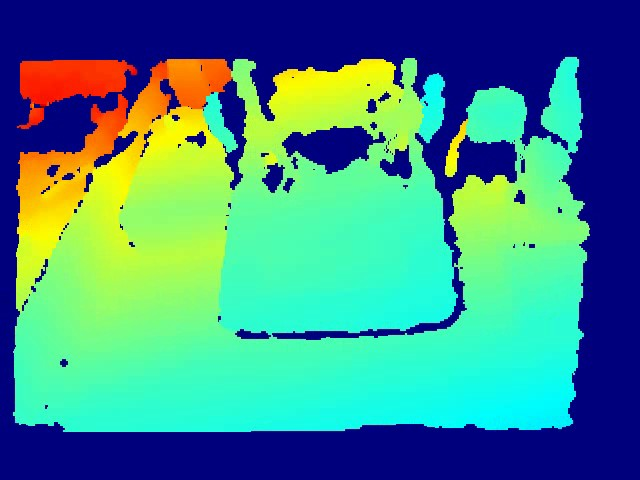
#> input picture data/dataset/images/test/first_person_复杂长操作_normal_correct_001__depth__f000030__5c4b40bb.jpg, 640 x 480 px
$ python -i camera.py   (imports and definitions only)
#> lines starting #> are read from the running program, lines starting #| are printed output that depends on the picture
from __future__ import annotations

import logging
import time
from typing import Any, Optional

import cv2
import numpy as np
try:
    from pyorbbecsdk import (
        AlignFilter,
        Config,
        Context,
        OBAlignMode,
        OBError,
        OBFormat,
        OBPropertyID,
        OBSensorType,
        OBStreamType,
        Pipeline,
    )
    _SDK_IMPORT_ERROR: Exception | None = None
except Exception as exc:  # pragma: no cover - exercised only in SDK-missing environments
    _SDK_IMPORT_ERROR = exc

    class _DummyEnum:
        RGB = "RGB"
        BGR = "BGR"
        MJPG = "MJPG"
        YUYV = "YUYV"
        NV12 = "NV12"
        NV21 = "NV21"
        UYVY = "UYVY"
        Y16 = "Y16"
        DISABLE = "DISABLE"
        COLOR_SENSOR = "COLOR_SENSOR"
        DEPTH_SENSOR = "DEPTH_SENSOR"
        COLOR_STREAM = "COLOR_STREAM"

    class _DummyFilter:
        def __init__(self, *args, **kwargs) -> None:
            raise RuntimeError(f"pyorbbecsdk unavailable: {_SDK_IMPORT_ERROR}")

    AlignFilter = _DummyFilter  # type: ignore[assignment]
    Config = Context = OBError = OBPropertyID = OBSensorType = OBStreamType = Pipeline = object  # type: ignore[assignment]
    OBFormat = OBAlignMode = _DummyEnum()  # type: ignore[assignment]

from .config import CameraConfig
from .models import VideoFrame

LOG = logging.getLogger(__name__)


# [23 lines left out: functions list_connected_cameras, _reshape_u8, not called in this run]


def _frame_to_image(frame) -> Optional[tuple[np.ndarray, str]]:
    width = frame.get_width()
    height = frame.get_height()
    color_format = frame.get_format()
    raw = frame.get_data()
    try:
        data = np.frombuffer(raw, dtype=np.uint8)
    except TypeError:
        data = np.asarray(raw, dtype=np.uint8).reshape(-1)
    if color_format == OBFormat.RGB:
        image = _reshape_u8(data, width * height * 3, (height, width, 3))
        if image is None:
            return None
        # Keep RGB as-is to avoid per-frame color-space conversion cost.
        return image, "RGB8"
    if color_format == OBFormat.BGR:
        image = _reshape_u8(data, width * height * 3, (height, width, 3))
        if image is None:
            return None
        return image, "BGR8"
    if color_format == OBFormat.MJPG:
        image = cv2.imdecode(data, cv2.IMREAD_COLOR)
        if image is None:
            return None
        return image, "BGR8"
    if color_format == OBFormat.YUYV:
        image = _reshape_u8(data, width * height * 2, (height, width, 2))
        if image is None:
            return None
        return cv2.cvtColor(image, cv2.COLOR_YUV2BGR_YUY2), "BGR8"
    if color_format == OBFormat.NV12:
        image = _reshape_u8(data, width * height * 3 // 2, (height * 3 // 2, width))
        if image is None:
            return None
        return cv2.cvtColor(image, cv2.COLOR_YUV2BGR_NV12), "BGR8"
    if color_format == OBFormat.NV21:
        image = _reshape_u8(data, width * height * 3 // 2, (height * 3 // 2, width))
        if image is None:
            return None
        return cv2.cvtColor(image, cv2.COLOR_YUV2BGR_NV21), "BGR8"
    if color_format == OBFormat.UYVY:
        image = _reshape_u8(data, width * height * 2, (height, width, 2))
        if image is None:
            return None
        return cv2.cvtColor(image, cv2.COLOR_YUV2BGR_UYVY), "BGR8"
    return None


# [53 lines left out: functions _frame_timestamp_ms, _depth_frame_to_u16, _depth_to_color, _pack_depth_u16_to_bgr, not called in this run]


class CameraSource:
    # [276 lines left out: functions __init__, _next_frame_id, start, _start_pipeline, _apply_color_controls, _clamp_int_property and 3 more, not called in this run]

>>> import cv2
>>> picture = cv2.imread('../../data/dataset/images/test/first_person_复杂长操作_normal_correct_001__depth__f000030__5c4b40bb.jpg', cv2.IMREAD_GRAYSCALE)
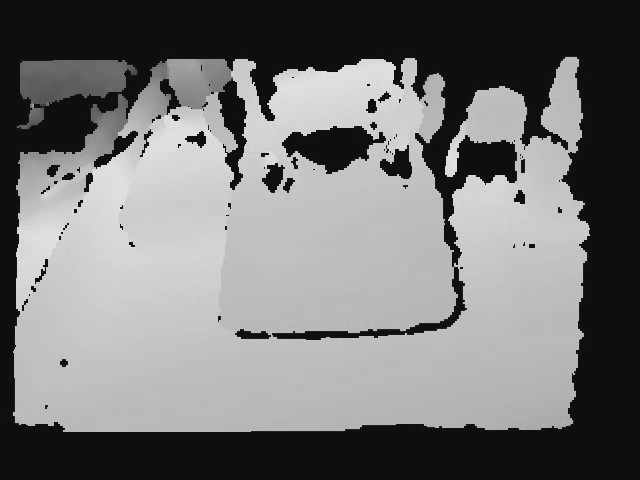
#> picture: shape (480, 640); min 0, max 235, mean 117.6
#> (the run stopped early here; a loop or call above may not have finished)
